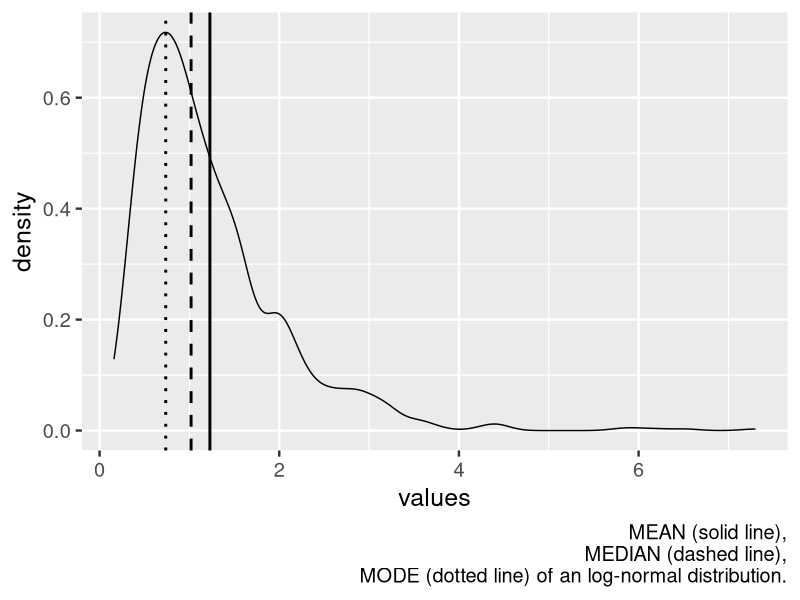

R code for this plot: (Note: this script raises an error after producing the figure.)
## ---- chunk 1
options(htmltools.dir.version = FALSE, warn = -1)
knitr::opts_chunk$set(echo = FALSE, message = FALSE, fig.align = 'center', dev = 'svg', fig.height = 6)
library(tidyverse)
ggplot2::theme_set(theme_gray(base_size = 18))
## ---- chunk 2
set.seed(506)
mode <-  function(x, adjust = 1) {
  x <- na.omit(x)
  dx <- density(x, adjust = adjust)
  dx$x[which.max(dx$y)]
}
d <- data_frame(values = rlnorm(1000, sdlog = 0.6))
ggplot(data = d) +
  geom_density(mapping = aes(x = values, y = ..density..)) +
  geom_vline(xintercept = median(d$values), linetype = "dashed", size = 1) +
  geom_vline(xintercept = mean(d$values), size = 1) +
  geom_vline(xintercept = mode(d$values), linetype = "dotted", size = 1) +
  labs(caption = "MEAN (solid line),\nMEDIAN (dashed line),\nMODE (dotted line) of an log-normal distribution.")
## ---- chunk 3
knitr::include_graphics("img/skim.png")
## ---- chunk 4
knitr::include_graphics("img/skim-rect.png")
## ---- chunk 5
iq <- data_frame(IQ = rnorm(1000, 100, 15))
iqd <- density(iq$IQ)
smarter_than_you <- data_frame(x = iqd$x, y = iqd$y) %>% 
  filter(x >= 115)
ggplot(data = iq) +
  geom_density(mapping = aes(x = IQ)) +
  geom_vline(xintercept = 115, linetype = "dashed", size = 1) +
  geom_ribbon(data = smarter_than_you, mapping = aes(x = x, ymax = y), ymin = 0, alpha = 0.5) +
  labs(title = "Normal distribution\nwith mean=100 and sd=15")
## ---- chunk 6
set.seed(123)
d <- data_frame(`log-normal` = rlnorm(1000)) %>% 
  mutate(`log-transformed` = log(`log-normal`)) %>% 
  gather()
ggplot(data = d) +
  geom_histogram(mapping = aes(x = value), bins = 30) +
  facet_wrap(~key, scales = "free_x")
## ---- chunk 7
original <- filter(d, key == "log-normal")
lower <- mean(original$value) - sd(original$value)
upper <- mean(original$value) + sd(original$value)
frac_data <- sum(original$value > lower & original$value < upper) / 1000
ggplot(data = original) +
  geom_density(mapping = aes(x = value)) +
  geom_vline(xintercept = c(lower,  upper), linetype = "longdash") +
  geom_label(label = frac_data, x = 1, y = 0.1) +
  labs(caption = "Dashed lines: 1*SD")
## ---- chunk 8
# calculate mean and sd using log-trans data
# library(tidyverse)
set.seed(123)

d <- data_frame(`log-normal` = rlnorm(1000)) %>%
  mutate(`log-transformed` = log(`log-normal`)) %>%
  gather()

dsum <- filter(d, key == "log-transformed") %>% 
  summarise_at(vars(value), funs(mean, sd))

# convert calculated mean and sd back to original scale using exp
(bounds <- transmute_at(dsum, vars(mean, sd), exp) %>% 
  transmute(lower_1sd = mean / sd, upper_1sd = mean * sd,
            lower_2sd = mean / (2 * sd), upper_2sd = mean * (2 * sd)))
## ---- chunk 9
ggplot(data = original) +
  geom_density(mapping = aes(x = value)) +
  geom_vline(data = gather(select(bounds, ends_with("1sd"))), mapping = aes(xintercept = value), linetype = "longdash") +
  geom_vline(data = gather(select(bounds, ends_with("2sd"))), mapping = aes(xintercept = value), linetype = "dotted") +
  labs(caption = "Dashed lines: 1*SD\ndotted lines: 2*SD")
## ---- chunk 10
# test calculated sd boundaries on the original data
filter(d, key == "log-normal") %>% 
  summarise(fraction_data_1SD = sum(value > bounds$lower_1sd & value < bounds$upper_1sd) / 1000,
            fraction_data_2SD = sum(value > bounds$lower_2sd & value < bounds$upper_2sd) / 1000)
## ---- chunk 11
library(car)
sw <- filter(starwars, !is.na(height), !is.na(mass)) %>% 
  mutate(BMI = mass / (height / 100)^2)
o <- qqPlot(sw$BMI, ylab = "Starwars character BMI")
## ---- chunk 12
o <- qqPlot(log10(sw$BMI), ylab = "Starwars character BMI, Log10")
## ---- chunk 13
ggplot(data = sw, mapping = aes(x = height, y = log(mass))) +
  geom_point() +
  geom_smooth(method = "lm", se = FALSE) +
  labs(title = "weight ~ height", 
       x = "Predictor (height)", 
       y = "Predicted (weight), Log", 
       caption = "Starwars data")
## ---- chunk 14
knitr::include_graphics("https://imgs.xkcd.com/comics/correlation.png")
## ---- chunk 15
prednisone <- matrix(c(14, 7, 38, 4), nrow = 2, dimnames = list(c("Success", "Failure"), c("Prednisone", "Prednisone + VCR")))
fisher.test(prednisone)
## ---- chunk 16
(xsq <- chisq.test(prednisone))
xsq$expected
## ---- chunk 17
x <- 1:100
ggplot(data_frame(x)) + 
  geom_line(aes(x = x, y = x, group = 1)) + 
  ylim(0, 100) +
  labs(title = "y ~ x")
## ---- chunk 18
ggplot(data_frame(x)) + 
  geom_line(aes(x, y = 20 + x, group = 1)) + 
  ylim(0, 100) +
  labs(title = "y ~ 20 + x")
## ---- chunk 19
ggplot(data_frame(x)) + 
  geom_line(aes(x, y = 3 * x, group = 1)) + 
  ylim(0, 100) +
  labs(title = "y ~ 3 * x")
## ---- chunk 20
ggplot(data_frame(x)) + 
  geom_line(aes(x, y = x, group = 1), size = 2) + 
  geom_line(aes(x, y = 20 + x, group = 1), size = 2, color = "blue") + 
  geom_line(aes(x, y = 3 * x, group = 1), size = 2, color = "red") + 
  geom_line(aes(x, y = 20 + 3 * x, group = 1), size = 2, color = "green") + 
  ylim(0, 100) +
  labs(caption = "Black, y ~ x.\n Blue, y ~ 20 + x.\nRed, y ~ 3 * x.\nGreen, y ~ 20 + 3 * x")
## ---- chunk 21
knitr::include_graphics("img/IMG_20180604_213436.jpg")
